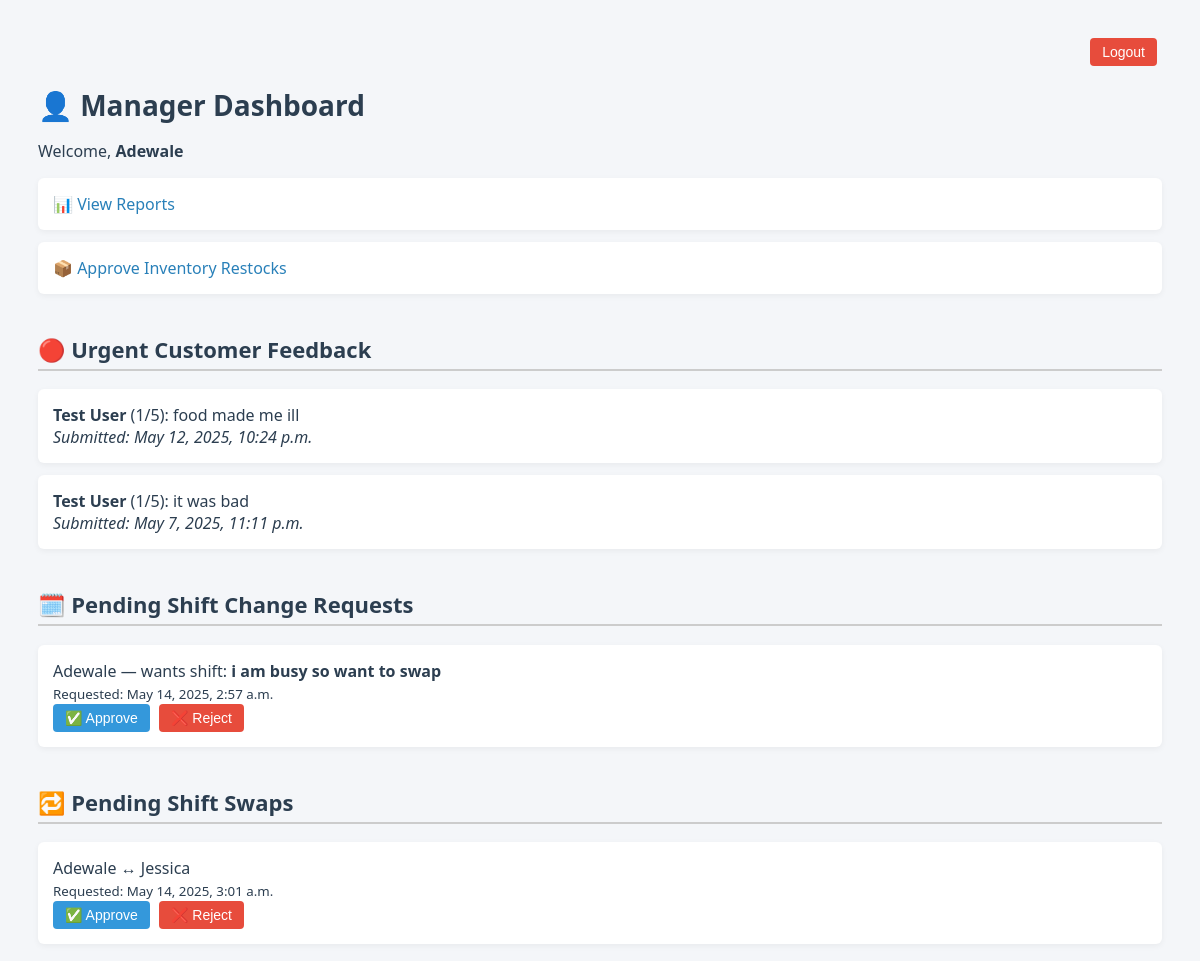
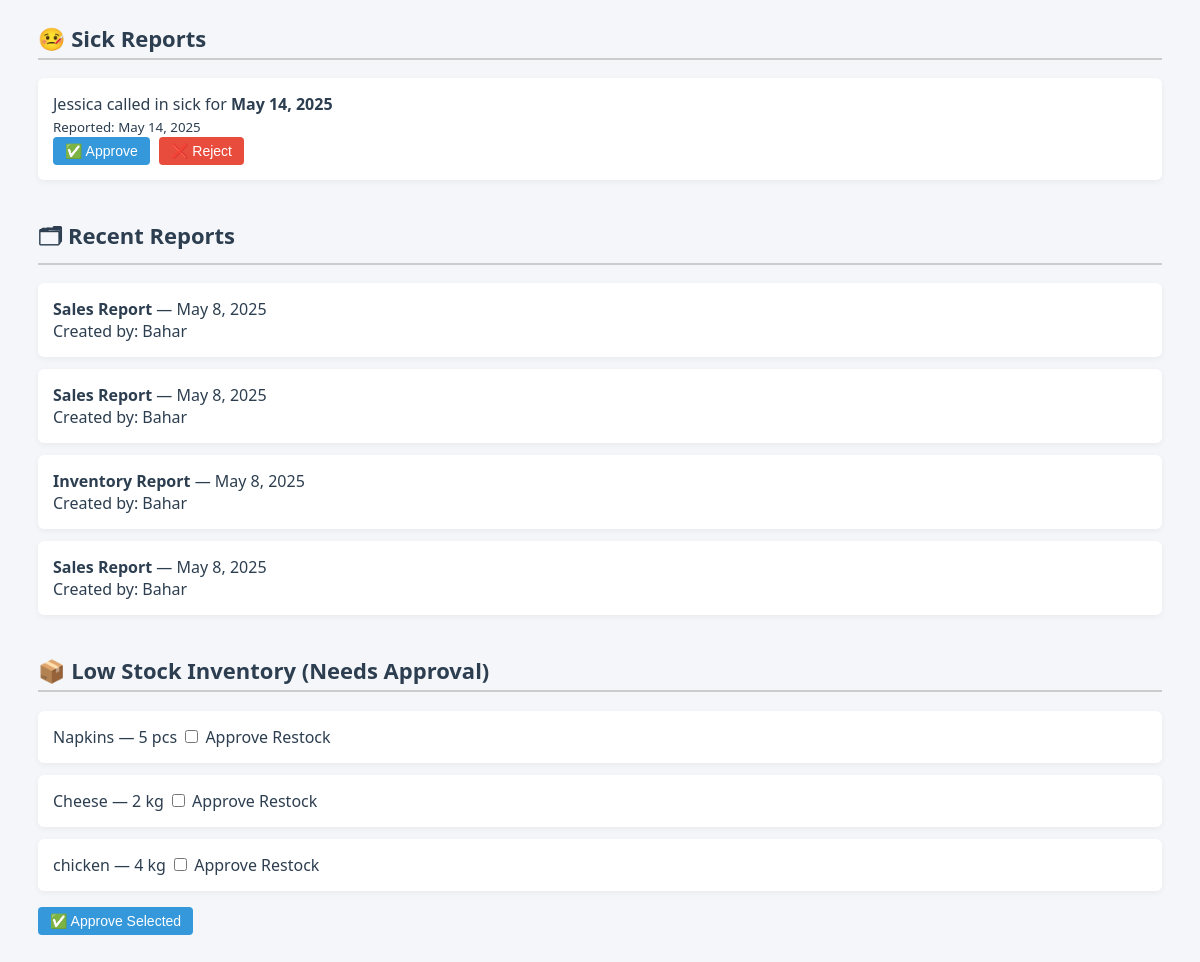
The page /dashboard/manager/ (signed in) on the database its author committed (2 pictures, top to bottom).
### core/models.py (models this page shows, shortened)
class Feedback(models.Model):
    customer = models.ForeignKey('Customer', on_delete=models.SET_NULL, null=True, blank=True)
    comment = models.TextField()
    rating = models.PositiveSmallIntegerField(default=5)  # rating from 1 to 5
    submitted_at = models.DateTimeField(auto_now_add=True)
    is_urgent = models.BooleanField(default=False)

class Customer(models.Model):
    name = models.CharField(max_length=100)
    email = models.EmailField(unique=True)
    phone = models.CharField(max_length=20, blank=True)

class ShiftChangeRequest(models.Model):
    staff = models.ForeignKey(Staff, on_delete=models.CASCADE)
    requested_shift = models.CharField(max_length=100)
    status = models.CharField(max_length=20, default='pending')  # e.g., pending, approved, rejected
    date_requested = models.DateTimeField(auto_now_add=True)

class Staff(models.Model):
    ROLE_CHOICES = [
        ('manager', 'Manager'),
        ('waitstaff', 'Waitstaff'),
        ('kitchen', 'Kitchen Staff'),
        ('inventory', 'Inventory Staff'),
    ]
    name = models.CharField(max_length=100)
    email = models.EmailField(unique=True)
    role = models.CharField(max_length=20, choices=ROLE_CHOICES)
    date_joined = models.DateField(auto_now_add=True)
    is_active = models.BooleanField(default=True)

class ShiftSwapRequest(models.Model):
    requester = models.ForeignKey(Staff, on_delete=models.CASCADE, related_name='swap_requests')
    target = models.ForeignKey(Staff, on_delete=models.CASCADE, related_name='swap_targets')
    date_requested = models.DateTimeField(auto_now_add=True)
    status = models.CharField(max_length=20, default='pending')  # e.g., pending, approved

class SickReport(models.Model):
    staff = models.ForeignKey(Staff, on_delete=models.CASCADE)
    date_reported = models.DateField(auto_now_add=True)
    sick_date = models.DateField()
    status = models.CharField(max_length=20, default='pending')  # e.g., pending, approved, rejected

class Report(models.Model):
    REPORT_TYPES = [
        ('sales', 'Sales Report'),
        ('inventory', 'Inventory Report'),
        ('feedback', 'Feedback Report'),
        ('staff', 'Staff Report'),
    ]
    created_by = models.ForeignKey('Staff', on_delete=models.SET_NULL, null=True, blank=True, limit_choices_to={'role': 'manager'})
    report_type = models.CharField(max_length=20, choices=REPORT_TYPES)
    filters = models.TextField(blank=True)  # JSON or string of selected filters
    created_at = models.DateTimeField(auto_now_add=True)
    file_link = models.URLField(blank=True)  # optional export/download link

class Inventory(models.Model):
    name = models.CharField(max_length=100)
    quantity = models.PositiveIntegerField()
    unit = models.CharField(max_length=20)  # e.g. 'kg', 'litres', 'pcs'
    last_updated = models.DateTimeField(auto_now=True)

### core/views.py (the view)
# urls.py: path('dashboard/manager/', views.manager_dashboard, name='manager_dashboard'),
@login_required
def manager_dashboard(request):
    urgent_feedback = get_all_feedback().filter(is_urgent=True).order_by('-submitted_at')
    shift_change_requests = ShiftChangeRequest.objects.filter(status='pending')
    shift_swap_requests = ShiftSwapRequest.objects.filter(status='pending')
    sick_reports = SickReport.objects.filter(status='pending')
    recent_reports = Report.objects.order_by('-created_at')[:5]
    low_stock_items = Inventory.objects.filter(quantity__lt=10)
    pending_restock_requests = RestockRequest.objects.filter(is_approved=False).order_by('-requested_at')
    return render(request, 'manager_dashboard.html', {
        'urgent_feedback': urgent_feedback,
        'shift_change_requests': shift_change_requests,
        'shift_swap_requests': shift_swap_requests,
        'sick_reports': sick_reports,
        'recent_reports': recent_reports,
        'low_stock_items': low_stock_items,
        'pending_restock_requests': pending_restock_requests,
    })

### core/controllers/feedback_controller.py (called while the page is built)
def get_all_feedback():
    return Feedback.objects.all().order_by('-submitted_at')

### core/templates/manager_dashboard.html (shortened to what this page needs)
<!DOCTYPE html>
<html lang="en">
<head>
</head>
<body>
<div class="logout-form">
  <form method="post" action="{% url 'user_logout' %}">
    <button type="submit" class="btn danger">Logout</button>
  </form>
</div>
<h1>👤 Manager Dashboard</h1>
<p>Welcome, <strong>{{ request.user.username }}</strong></p>
<ul>
  <li><a href="{% url 'report_portal' %}">📊 View Reports</a></li>
  <li><a href="{% url 'inventory_approval_portal' %}">📦 Approve Inventory Restocks</a></li>
</ul>
<h2>🔴 Urgent Customer Feedback</h2>
<ul>
  {% for fb in urgent_feedback %}
    <li>
      <strong>{{ fb.customer.name }}</strong> ({{ fb.rating }}/5): {{ fb.comment }}
      <br><em>Submitted: {{ fb.submitted_at }}</em>
    </li>
  {% empty %}
    <li>No urgent feedback.</li>
  {% endfor %}
</ul>
<h2>🗓️ Pending Shift Change Requests</h2>
<ul>
  {% for req in shift_change_requests %}
    <li>
      {{ req.staff.name }} — wants shift: <strong>{{ req.requested_shift }}</strong><br>
      <small>Requested: {{ req.date_requested }}</small><br>
      <form method="post" action="{% url 'approve_shift_change' req.id %}" style="display:inline;">
        <button class="btn">✅ Approve</button>
      </form>
      <form method="post" action="{% url 'reject_shift_change' req.id %}" style="display:inline;">
        <button class="btn danger">❌ Reject</button>
      </form>
    </li>
  {% empty %}
    <li>No pending shift change requests.</li>
  {% endfor %}
</ul>
<h2>🔁 Pending Shift Swaps</h2>
<ul>
  {% for swap in shift_swap_requests %}
    <li>
      {{ swap.requester.name }} ↔ {{ swap.target.name }}<br>
      <small>Requested: {{ swap.date_requested }}</small><br>
      <form method="post" action="{% url 'approve_shift_swap' swap.id %}" style="display:inline;">
        <button class="btn">✅ Approve</button>
      </form>
      <form method="post" action="{% url 'reject_shift_swap' swap.id %}" style="display:inline;">
        <button class="btn danger">❌ Reject</button>
      </form>
    </li>
  {% empty %}
    <li>No pending shift swaps.</li>
  {% endfor %}
</ul>
<h2>🤒 Sick Reports</h2>
<ul>
  {% for report in sick_reports %}
    <li>
      {{ report.staff.name }} called in sick for <strong>{{ report.sick_date }}</strong><br>
      <small>Reported: {{ report.date_reported }}</small><br>
      <form method="post" action="{% url 'approve_sick_report' report.id %}" style="display:inline;">
        <button class="btn">✅ Approve</button>
      </form>
      <form method="post" action="{% url 'reject_sick_report' report.id %}" style="display:inline;">
        <button class="btn danger">❌ Reject</button>
      </form>
    </li>
  {% empty %}
    <li>No pending sick reports.</li>
  {% endfor %}
</ul>
<h2>🗂 Recent Reports</h2>
<ul>
  {% for report in recent_reports %}
    <li>
      <strong>{{ report.get_report_type_display }}</strong> — {{ report.created_at.date }}<br>
      Created by: {{ report.created_by.name }}
    </li>
  {% empty %}
    <li>No recent reports.</li>
  {% endfor %}
</ul>
<h2>📦 Low Stock Inventory (Needs Approval)</h2>
<form method="POST" action="{% url 'inventory_approval_portal' %}">
  <ul>
    {% for item in low_stock_items %}
      <li>
        {{ item.name }} — {{ item.quantity }} {{ item.unit }}
        <label>
          <input type="checkbox" name="approve_items" value="{{ item.id }}">
          Approve Restock
        </label>
      </li>
    {% empty %}
      <li>All inventory levels are healthy.</li>
    {% endfor %}
  </ul>
  {% if low_stock_items %}
    <button type="submit" class="btn">✅ Approve Selected</button>
  {% endif %}
</form>
</body>
</html>

### core/templates/manager_dashboard.html (style rules this page uses)
body { font-family: 'Segoe UI', sans-serif; background: #f4f6f9; padding: 30px; color: #2c3e50; }
h1 { font-size: 28px; margin-bottom: 5px; }
h2 { margin-top: 40px; font-size: 22px; border-bottom: 2px solid #ccc; padding-bottom: 5px; }
ul { list-style: none; padding-left: 0; }
li { background: #fff; margin-bottom: 12px; padding: 15px; border-radius: 6px; box-shadow: 0 2px 6px rgba(0,0,0,0.05); }
.btn { background-color: #3498db; color: white; border: none; padding: 6px 12px; margin-right: 5px; border-radius: 4px; cursor: pointer; font-size: 14px; }
.danger { background-color: #e74c3c; }
.logout-form { text-align: right; margin-bottom: 20px; }
a { color: #2980b9; text-decoration: none; }

### rows shown on the page
Feedback: customer.name "Test User", rating "1", comment "food made me ill", submitted_at "May 12, 2025, 10:24 p.m."
Feedback: customer.name "Test User", rating "1", comment "it was bad", submitted_at "May 7, 2025, 11:11 p.m."
ShiftChangeRequest: staff.name "Adewale", requested_shift "i am busy so want to swap", date_requested "May 14, 2025, 2:57 a.m."
ShiftSwapRequest: requester.name "Adewale", target.name "Jessica", date_requested "May 14, 2025, 3:01 a.m."
SickReport: staff.name "Jessica", sick_date "May 14, 2025", date_reported "May 14, 2025"
Report: report_type "Sales Report", created_at "May 8, 2025", created_by.name "Bahar"
Report: report_type "Sales Report", created_at "May 8, 2025", created_by.name "Bahar"
Report: report_type "Inventory Report", created_at "May 8, 2025", created_by.name "Bahar"
Report: report_type "Sales Report", created_at "May 8, 2025", created_by.name "Bahar"
Inventory: name "Napkins", quantity "5", unit "pcs"
Inventory: name "Cheese", quantity "2", unit "kg"
Inventory: name "chicken", quantity "4", unit "kg"

### other values the page prints
{{ request.user.username }} "Adewale"
